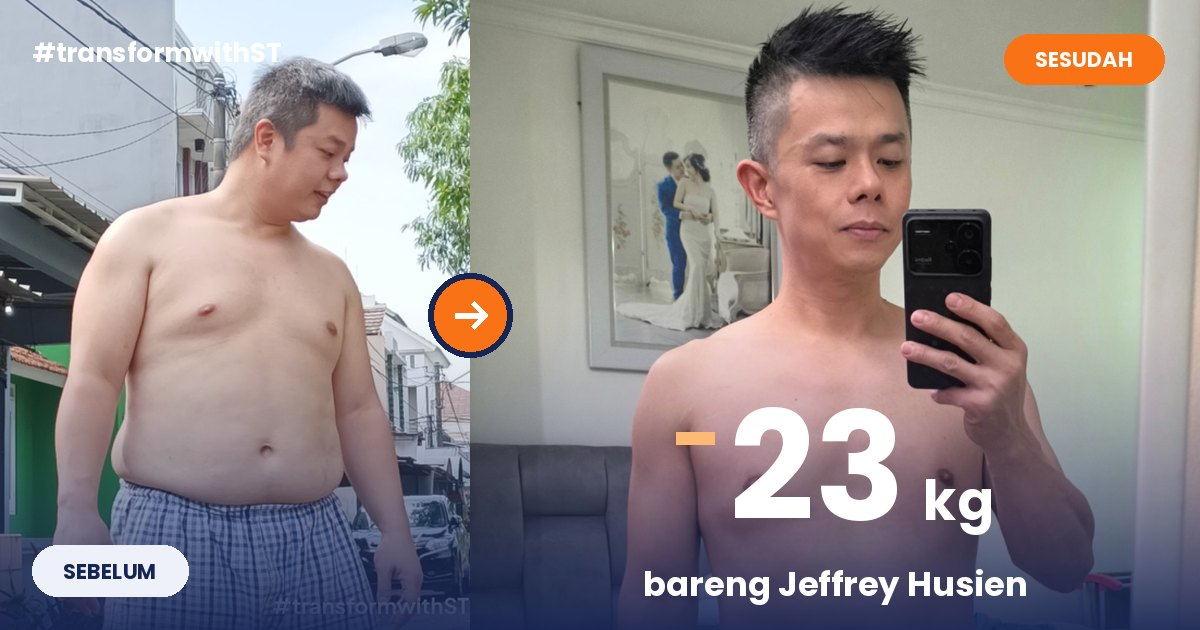
#> input picture images/og-coach/jeffrey.jpg, 1200 x 630 px
$ python -i make_og_coaches.py   (imports and definitions only)
#> lines starting #> are read from the running program, lines starting #| are printed output that depends on the picture
#> further down, picture is the input picture: PIL image 1200x630 RGB; mean R, G, B 145.9, 139.1, 140.7
#!/usr/bin/env python3
"""Share image (1200x630) for every coach: their own before/after and weight loss, so a link to
alvacy.com/<code> shows that coach on Threads, WhatsApp and Instagram instead of Coach AJ.

Reads the same data the site uses: CASES in assets/results.js (the coaches written by hand) and
data/coaches.js (coaches who joined through /join). Writes images/og-coach/<code>.jpg.
Called by scripts/build.py; also runs on its own:  python3 scripts/make_og_coaches.py
Nothing here may stop the build: a coach whose photos or numbers are missing just keeps the default image."""
import json
import re
from pathlib import Path

from PIL import Image, ImageDraw, ImageFont

ROOT = Path(__file__).resolve().parent.parent
OUT = ROOT / 'images' / 'og-coach'
FONT = ROOT / 'scripts' / 'fonts' / 'Poppins-Bold.ttf'
W, H, SPLIT = 1200, 630, 470
NAVY, ORANGE, PEACH = (23, 37, 84), (249, 115, 22), (253, 186, 116)


def font(size):
    return ImageFont.truetype(str(FONT), size)


# [24 lines left out: functions hand_written, joined, not called in this run]


def site_names():
    text = (ROOT / 'assets' / 'site.js').read_text(encoding='utf-8')
    return dict(re.findall(r"^    (\w+): \{ name: '([^']+)'", text, flags=re.M))


def face_center(img):
    """Vertical centre of the largest face (0..1), or None. OpenCV is optional."""
    try:
        import os
        import cv2
        import numpy as np
        xml = cv2.data.haarcascades + 'haarcascade_frontalface_default.xml'
        if not os.path.exists(xml):
            return None
        gray = cv2.cvtColor(np.array(img.convert('RGB')), cv2.COLOR_RGB2GRAY)
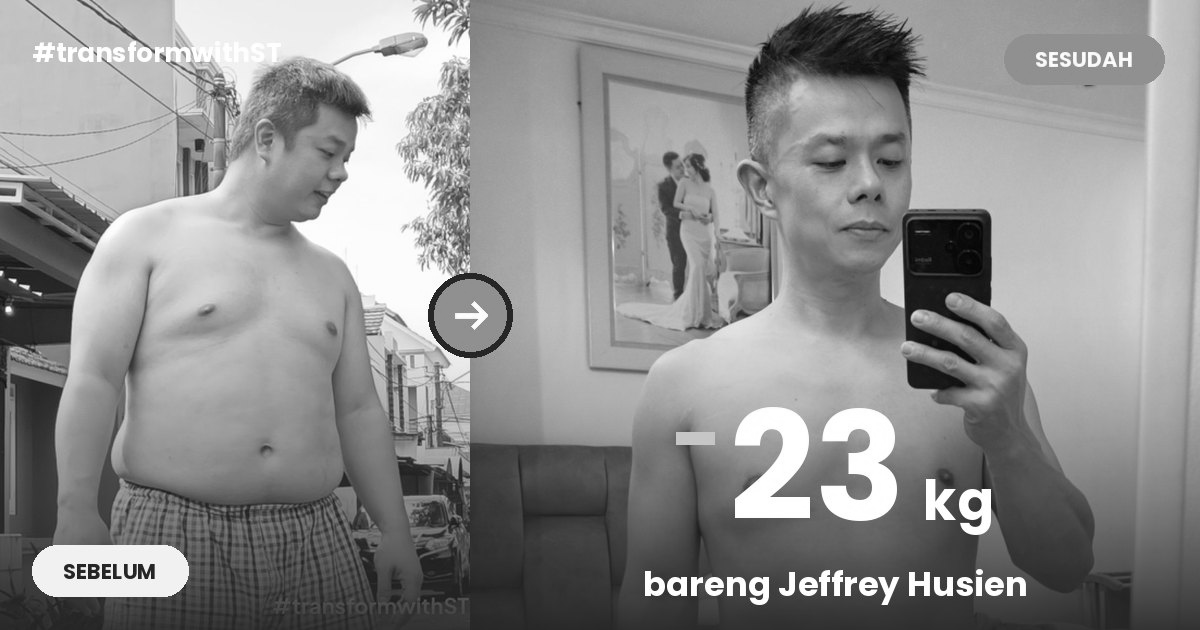
#> gray: shape (630, 1200); min 1, max 255, mean 141.3
        casc = cv2.CascadeClassifier(xml)
        faces = casc.detectMultiScale(gray, 1.1, 5, minSize=(img.width // 8, img.width // 8))
#> faces = [[774, 89, 175, 175]]
        if len(faces):
            x, y, w, h = max(faces, key=lambda f: f[2] * f[3])
#> x = 774; y = 89; w = 175; h = 175
            return (y + h / 2) / img.height
    except Exception:  # noqa: BLE001
        pass
    return None


# [9 lines left out: function cover, not called in this run]


def fmt(v):
    v = round(v, 1)
    return (str(int(v)) if v == int(v) else str(v).replace('.', ','))


# [62 lines left out: functions make, build, not called in this run]


# [3 lines not run here, left out]

>>> from PIL import Image
>>> picture = Image.open('../images/og-coach/jeffrey.jpg')
>>> result = face_center(picture)
#> result = 0.28

$ run again, on images/og-coach/melita.jpg
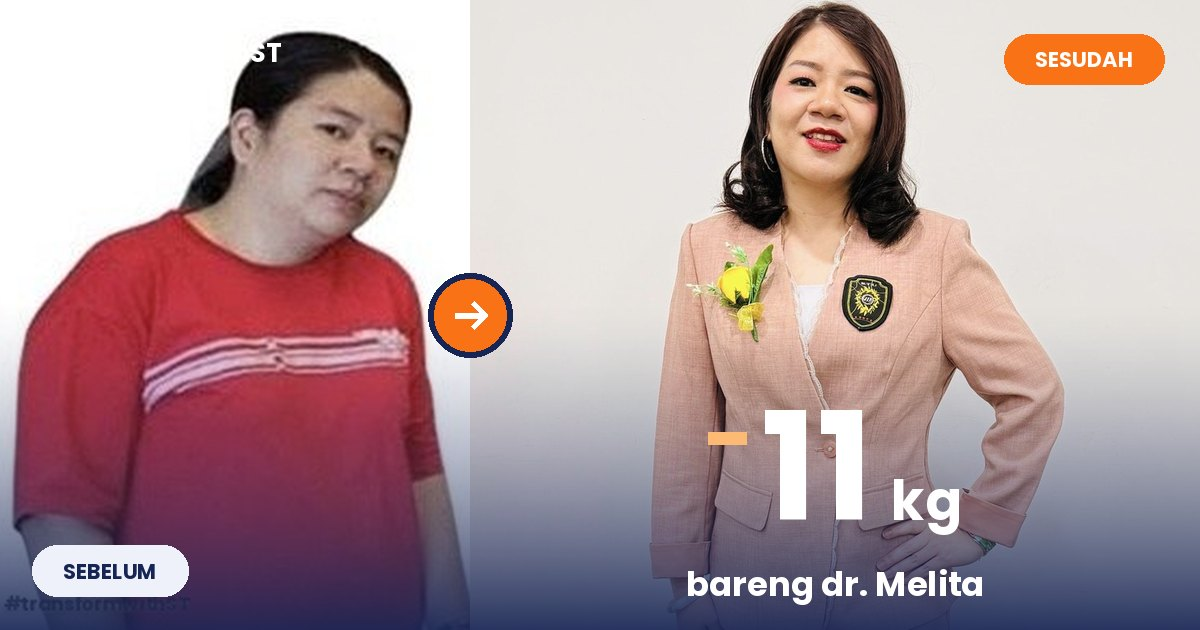
#> input picture images/og-coach/melita.jpg, 1200 x 630 px
#> picture is the input picture: PIL image 1200x630 RGB; mean R, G, B 177.4, 153.5, 157.4
#> in face_center, `gray = cv2.cvtColor(np.array(img.convert('RGB')), cv2.COLOR_RGB2GRAY)`:
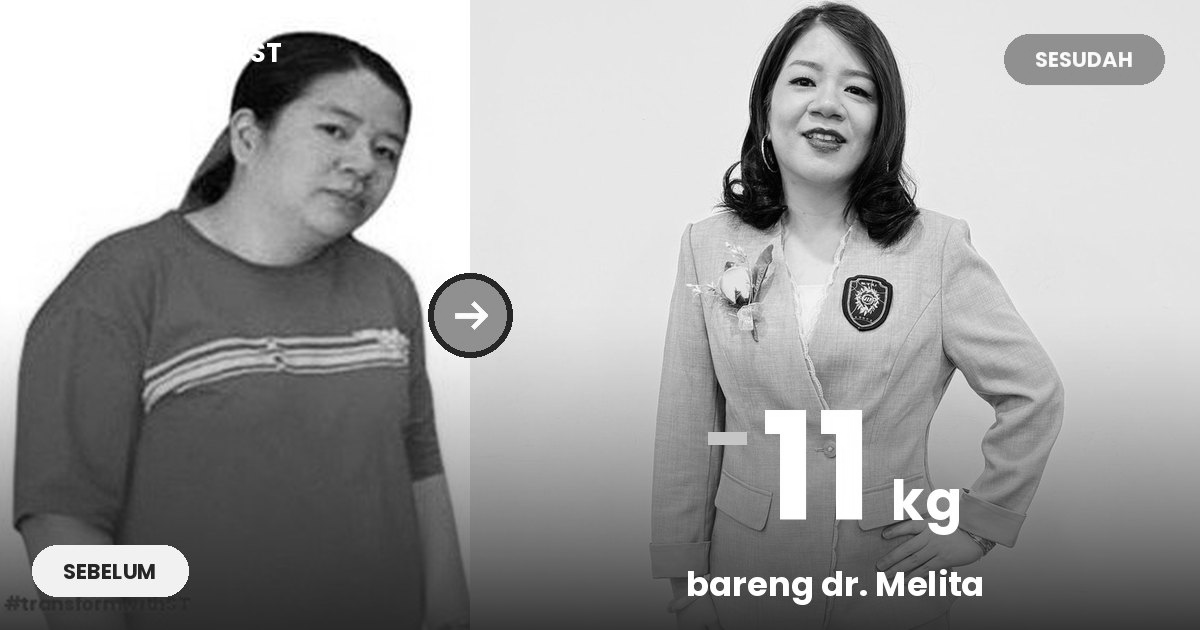
#> gray: shape (630, 1200); min 0, max 255, mean 161.1
#> faces = [[743, 18, 163, 163]]
#> x = 743; y = 18; w = 163
#> result = 0.158

$ run again, on images/og-coach/msfionahd.jpg
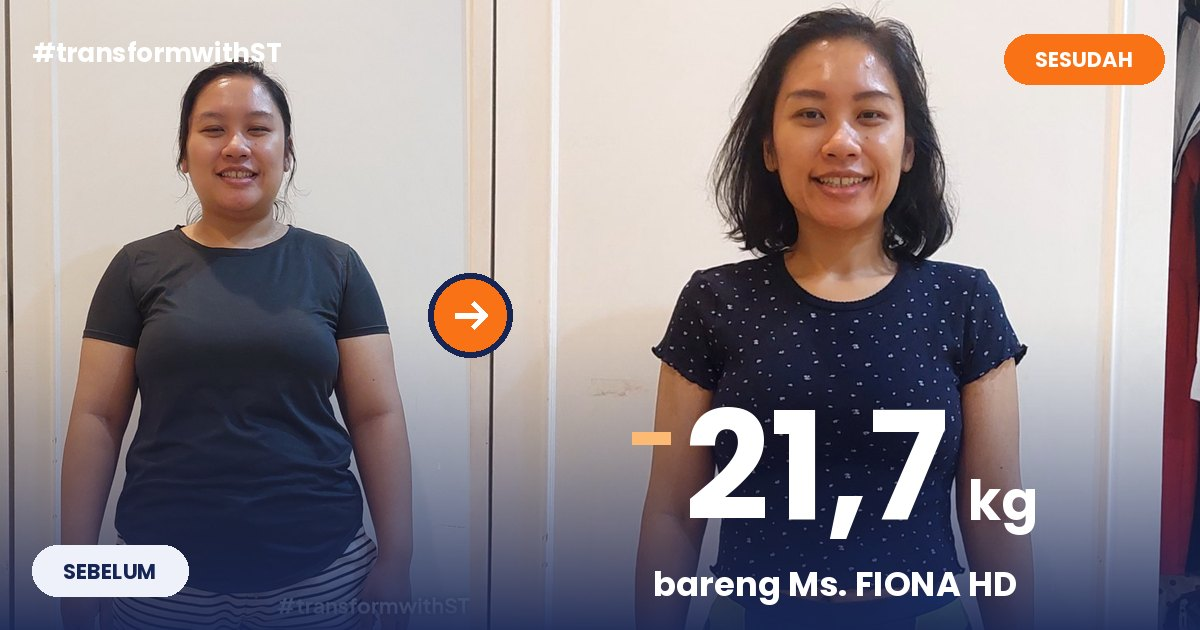
#> input picture images/og-coach/msfionahd.jpg, 1200 x 630 px
#> picture is the input picture: PIL image 1200x630 RGB; mean R, G, B 144.7, 135.7, 140
#> in face_center, `gray = cv2.cvtColor(np.array(img.convert('RGB')), cv2.COLOR_RGB2GRAY)`:
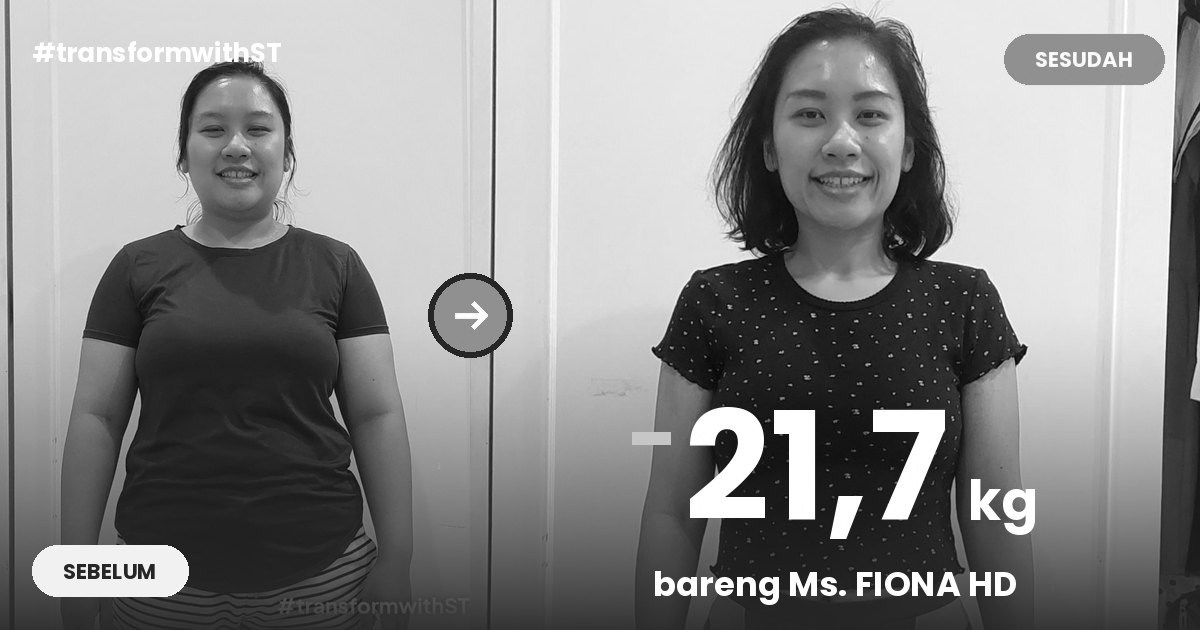
#> gray: shape (630, 1200); min 0, max 255, mean 138.9
#> faces = [[745, 41, 185, 185]]
#> x = 745; y = 41; w = 185
#> result = 0.212

$ run again, on images/og-coach/nova.jpg
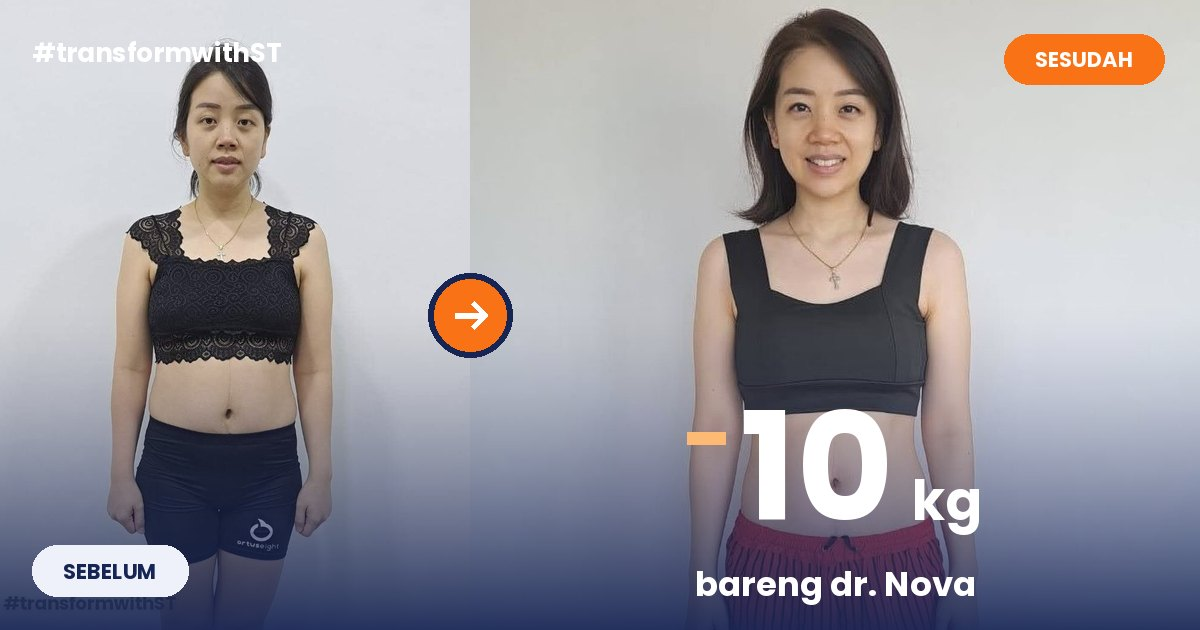
#> input picture images/og-coach/nova.jpg, 1200 x 630 px
#> picture is the input picture: PIL image 1200x630 RGB; mean R, G, B 157.2, 154.4, 161.2
#> in face_center, `gray = cv2.cvtColor(np.array(img.convert('RGB')), cv2.COLOR_RGB2GRAY)`:
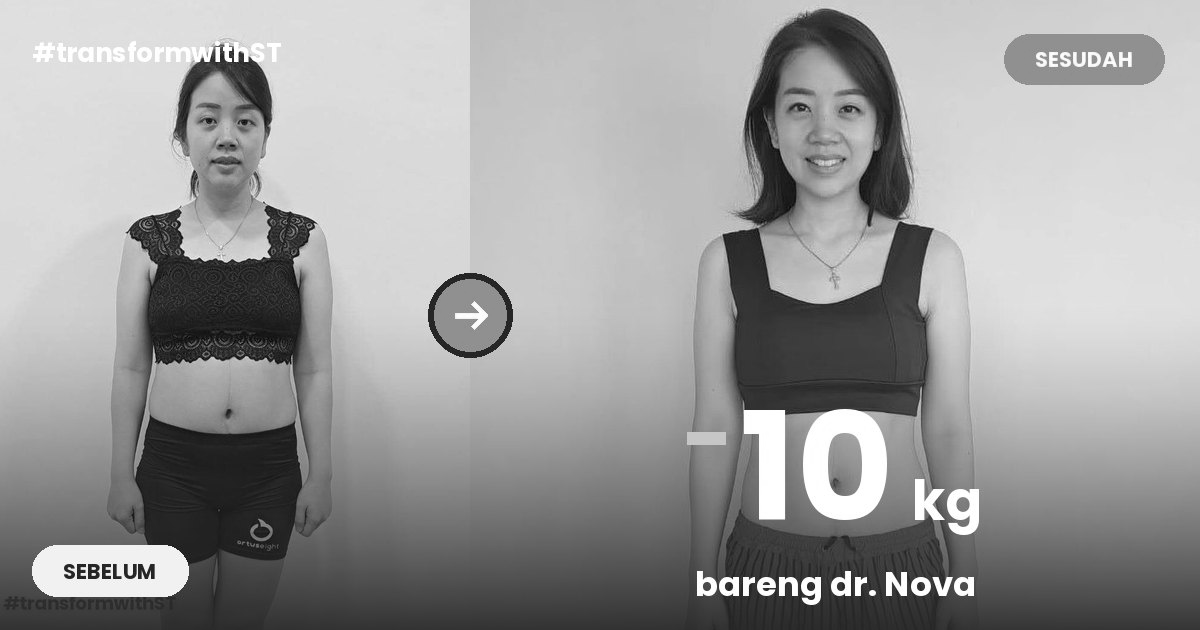
#> gray: shape (630, 1200); min 1, max 255, mean 156
#> faces = [[742, 41, 166, 166]]
#> x = 742; y = 41; w = 166
#> result = 0.197
